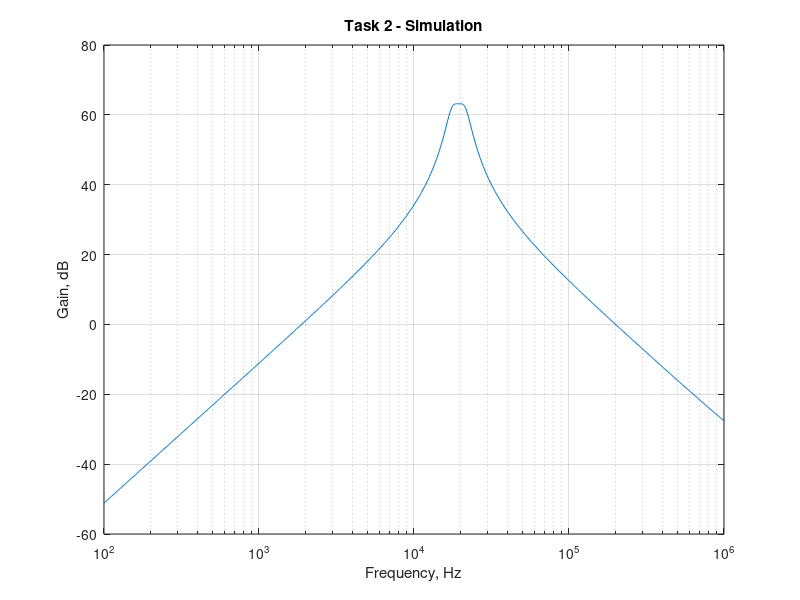

The MATLAB script that drew this image:
%%
%   ECE 342 Task 2 Simulation
%   Author: Derek Haas
%   Date: 10/12/18
%   Description: Plot CSV data from simulation run in Micro-Cap of
%                an Active Bandpass Filter


close all;

% Read the data, and find the freq and gain
data = csvread('task2_design.CSV');
freq = data(:, 1);
dB = data(:, 4);

% Plot on semilog graph
semilogx(freq, dB);

% All graph necesities
title('Task 2 - Simulation');
ylabel('Gain, dB');
xlabel('Frequency, Hz');
grid on;
